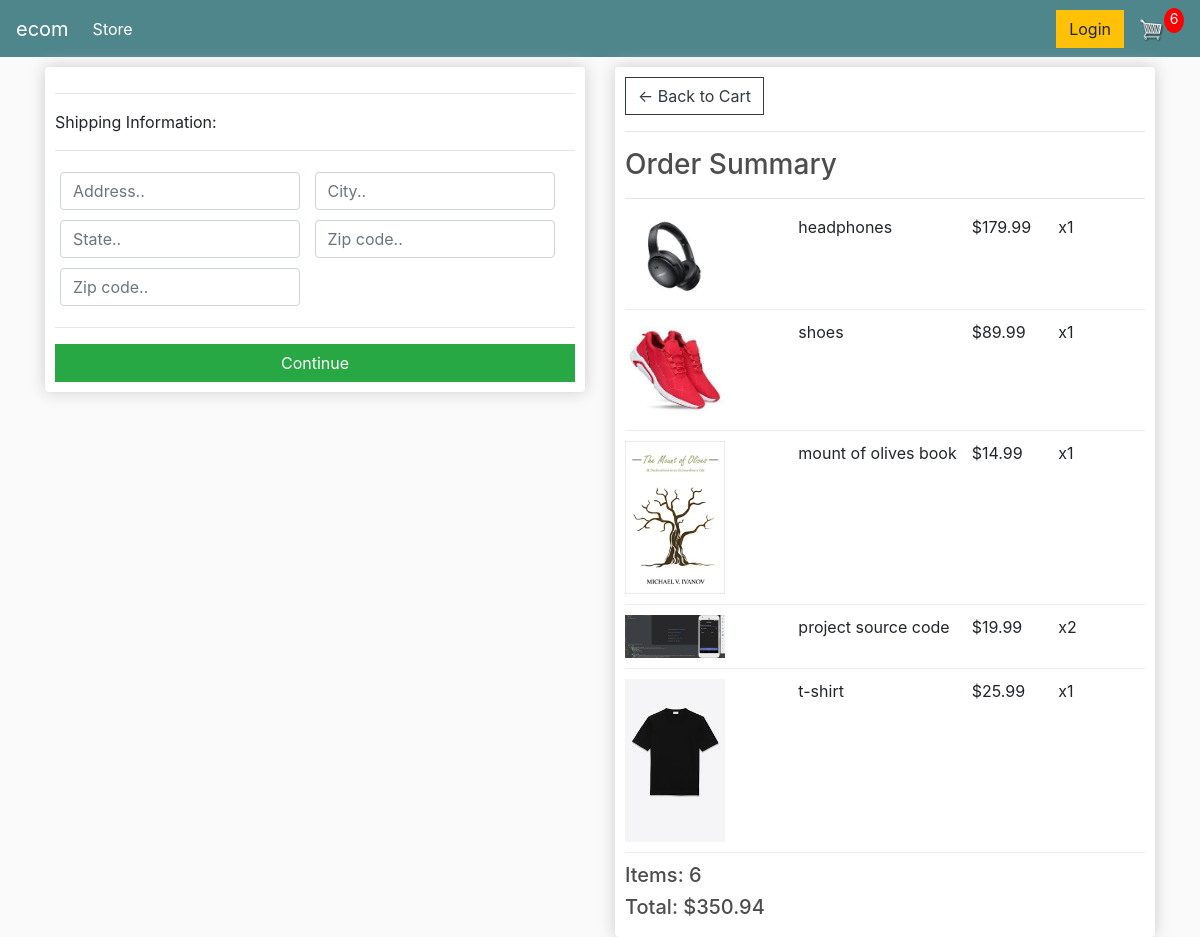
Before: /checkout/ (signed in) with the older database file.
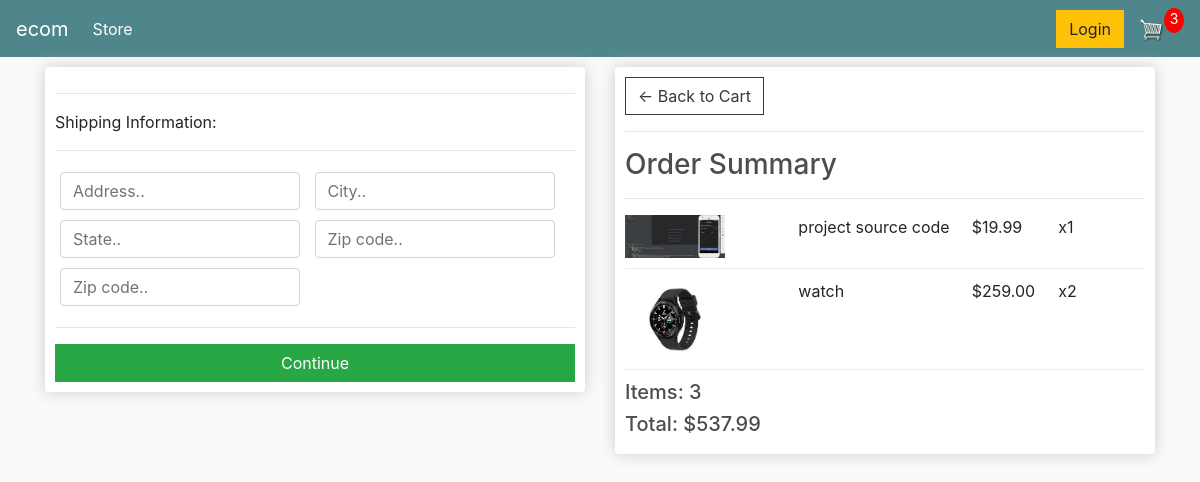
After: the same page with the newer database file.
### store/models.py (models this page shows, shortened)
class OrderItem(models.Model):
    product = models.ForeignKey(Product, on_delete=models.SET_NULL, blank=True, null=True)
    order = models.ForeignKey(Order, on_delete=models.SET_NULL, blank=True, null=True)
    quantity = models.IntegerField(default=0, null=True, blank=True)
    date_added = models.DateTimeField(auto_now_add=True)
    @property
    def get_total(self):
        return self.quantity * self.product.price

class Product(models.Model):
    name = models.CharField(max_length=200, null=True)
    price = models.FloatField()
    digital = models.BooleanField(default=False, null=True, blank=True)
    image = models.ImageField(null=True, blank=True)
    @property
    def image_url(self):
        try:
            url = self.image.url
        except:
            url = ''
        return url

class Order(models.Model):
    customer = models.ForeignKey(Customer, on_delete=models.SET_NULL, blank=True, null=True)
    date_order = models.DateTimeField(auto_now_add=True)
    complete = models.BooleanField(default=False, blank=True, null=True)
    transaction_id = models.CharField(max_length=200, null=True)
    @property
    def get_cart_total(self):
        order_items = self.orderitem_set.all()
        total = sum([item.get_total for item in order_items])
        return total
    @property
    def get_cart_items(self):
        order_items = self.orderitem_set.all()
        total = sum([item.quantity for item in order_items])
        return total
    @property
    def shipping(self):
        shipping = False
        order_items = self.orderitem_set.all()
        for i in order_items:
            if not i.product.digital:
                shipping = True
        return shipping

### store/views.py (the view)
# urls.py: path('checkout/', views.checkout, name='checkout'),
def checkout(request):
    if request.user.is_authenticated:
        customer = request.user.customer
        order, created = models.Order.objects.get_or_create(customer=customer, complete=False)
        items = order.orderitem_set.all()
        cart_items = order.get_cart_items
    else:
        items = []
        order = {'get_cart_total': 0, 'get_cart_items': 0, 'shipping': False}
        cart_items = 0
    context = {'items': items, 'order': order, 'cartItems': cart_items}
    return render(request=request, template_name='store/checkout.html', context=context)

### store/templates/store/checkout.html (shortened to what this page needs)
{% extends  'store/main.html' %}
{% load static %}
{% block content %}
    <div class="row">
        <div class="col-lg-6">
            <div class="box-element" id="form-wrapper">
                <form action="" id="form">
                    <div id="shipping-info">
                        <hr>
                        <p>Shipping Information:</p>
                        <hr>
                        <div class="form-field">
                            <input class="form-control" type="text" name="address" placeholder="Address..">
                        </div>
                        <div class="form-field">
                            <input class="form-control" type="text" name="city" placeholder="City..">
                        </div>
                        <div class="form-field">
                            <input class="form-control" type="text" name="state" placeholder="State..">
                        </div>
                        <div class="form-field">
                            <input class="form-control" type="text" name="zipcode" placeholder="Zip code..">
                        </div>
                        <div class="form-field">
                            <input class="form-control" type="text" name="country" placeholder="Zip code..">
                        </div>
                    </div>
                    <hr>
                    <input id="form-button" class="btn btn-success btn-block" type="submit" value="Continue">
                </form>
            </div>
            <br>
        </div>
        <div class="col-lg-6">
            <div class="box-element">
                <a class="btn btn-outline-dark" href="{% url 'cart' %}">&#x2190; Back to Cart</a>
                <hr>
                <h3>Order Summary</h3>
                <hr>
                {% for item in items %}
                    <div class="cart-row">
                        <div style="flex:2"><img class="row-image" src="{{ item.product.image_url }}"></div>
                        <div style="flex:2"><p>{{ item.product.name }}</p></div>
                        <div style="flex:1"><p>${{ item.product.price|floatformat:2 }}</p></div>
                        <div style="flex:1"><p>x{{ item.quantity }}</p></div>
                    </div>
                {% endfor %}
                <h5>Items: {{ order.get_cart_items }}</h5>
                <h5>Total: ${{ order.get_cart_total|floatformat:'2g' }}</h5>
            </div>
        </div>
    </div>
{% endblock %}

Changed rows visible on the page:
removed OrderItem: product.image_url (picture), product.name "headphones", product.price "179.99", quantity "1"
removed OrderItem: product.image_url (picture), product.name "shoes", product.price "89.99", quantity "1"
removed OrderItem: product.image_url (picture), product.name "mount of olives book", product.price "14.99", quantity "1"
removed OrderItem: product.image_url (picture), product.name "t-shirt", product.price "25.99", quantity "1"
changed OrderItem "project source code": quantity "2" → "1"
added OrderItem: product.image_url (picture), product.name "watch", product.price "259.00", quantity "2"
changed through a linked row, Order: get_cart_items "6" → "3"; get_cart_total "350.94" → "537.99"
Other visible differences:
{{ cartItems }}: "6" → "3"
